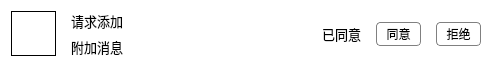
<?xml version="1.0" encoding="UTF-8"?>
<ui version="4.0">
 <class>GroupEventItem</class>
 <widget class="QWidget" name="GroupEventItem">
  <property name="geometry">
   <rect>
    <x>0</x>
    <y>0</y>
    <width>492</width>
    <height>64</height>
   </rect>
  </property>
  <property name="windowTitle">
   <string>GroupEventItem</string>
  </property>
  <property name="styleSheet">
   <string notr="true">QWidget
{
	font-family:&quot;微软雅黑&quot;;
	
	background-color: rgb(255, 255, 255);
}
#label
{
	border:1px solid  rgb(0, 0, 0);
}

QToolButton
{
	border:1px solid  gray;
	border-radius:4px;
	max-height:22px;
	width:40px;
}</string>
  </property>
  <layout class="QHBoxLayout" name="horizontalLayout">
   <property name="spacing">
    <number>15</number>
   </property>
   <item>
    <widget class="JChat::Label" name="label">
     <property name="minimumSize">
      <size>
       <width>45</width>
       <height>45</height>
      </size>
     </property>
     <property name="maximumSize">
      <size>
       <width>45</width>
       <height>45</height>
      </size>
     </property>
     <property name="text">
      <string/>
     </property>
     <property name="scaledContents">
      <bool>true</bool>
     </property>
    </widget>
   </item>
   <item>
    <layout class="QVBoxLayout" name="verticalLayout_2">
     <item>
      <widget class="QLabel" name="labelTitle">
       <property name="font">
        <font>
         <family>微软雅黑</family>
         <pointsize>10</pointsize>
        </font>
       </property>
       <property name="text">
        <string>请求添加</string>
       </property>
      </widget>
     </item>
     <item>
      <widget class="QLabel" name="labelMessage">
       <property name="font">
        <font>
         <family>微软雅黑</family>
         <pointsize>10</pointsize>
        </font>
       </property>
       <property name="text">
        <string>附加消息</string>
       </property>
      </widget>
     </item>
    </layout>
   </item>
   <item>
    <spacer name="horizontalSpacer">
     <property name="orientation">
      <enum>Qt::Horizontal</enum>
     </property>
     <property name="sizeHint" stdset="0">
      <size>
       <width>168</width>
       <height>20</height>
      </size>
     </property>
    </spacer>
   </item>
   <item>
    <widget class="QLabel" name="labelStatus">
     <property name="font">
      <font>
       <family>微软雅黑</family>
       <pointsize>10</pointsize>
      </font>
     </property>
     <property name="text">
      <string>已同意</string>
     </property>
    </widget>
   </item>
   <item>
    <widget class="QToolButton" name="toolButtonPass">
     <property name="sizePolicy">
      <sizepolicy hsizetype="Fixed" vsizetype="Preferred">
       <horstretch>0</horstretch>
       <verstretch>0</verstretch>
      </sizepolicy>
     </property>
     <property name="text">
      <string>同意</string>
     </property>
    </widget>
   </item>
   <item>
    <widget class="QToolButton" name="toolButtonReject">
     <property name="sizePolicy">
      <sizepolicy hsizetype="Fixed" vsizetype="Preferred">
       <horstretch>0</horstretch>
       <verstretch>0</verstretch>
      </sizepolicy>
     </property>
     <property name="text">
      <string>拒绝</string>
     </property>
    </widget>
   </item>
  </layout>
 </widget>
 <layoutdefault spacing="6" margin="11"/>
 <customwidgets>
  <customwidget>
   <class>JChat::Label</class>
   <extends>QLabel</extends>
   <header>Label.h</header>
  </customwidget>
 </customwidgets>
 <resources/>
 <connections/>
</ui>
